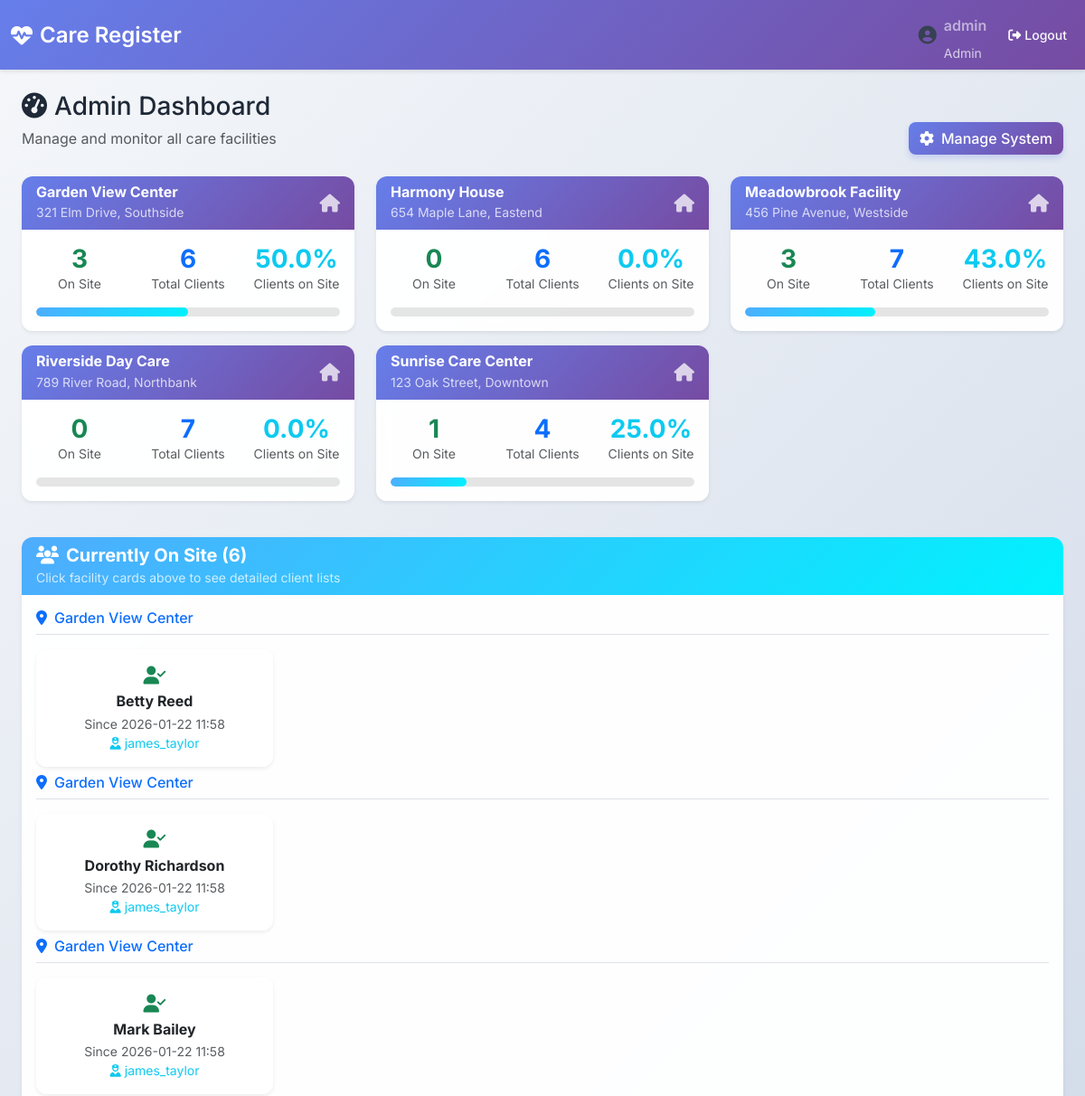
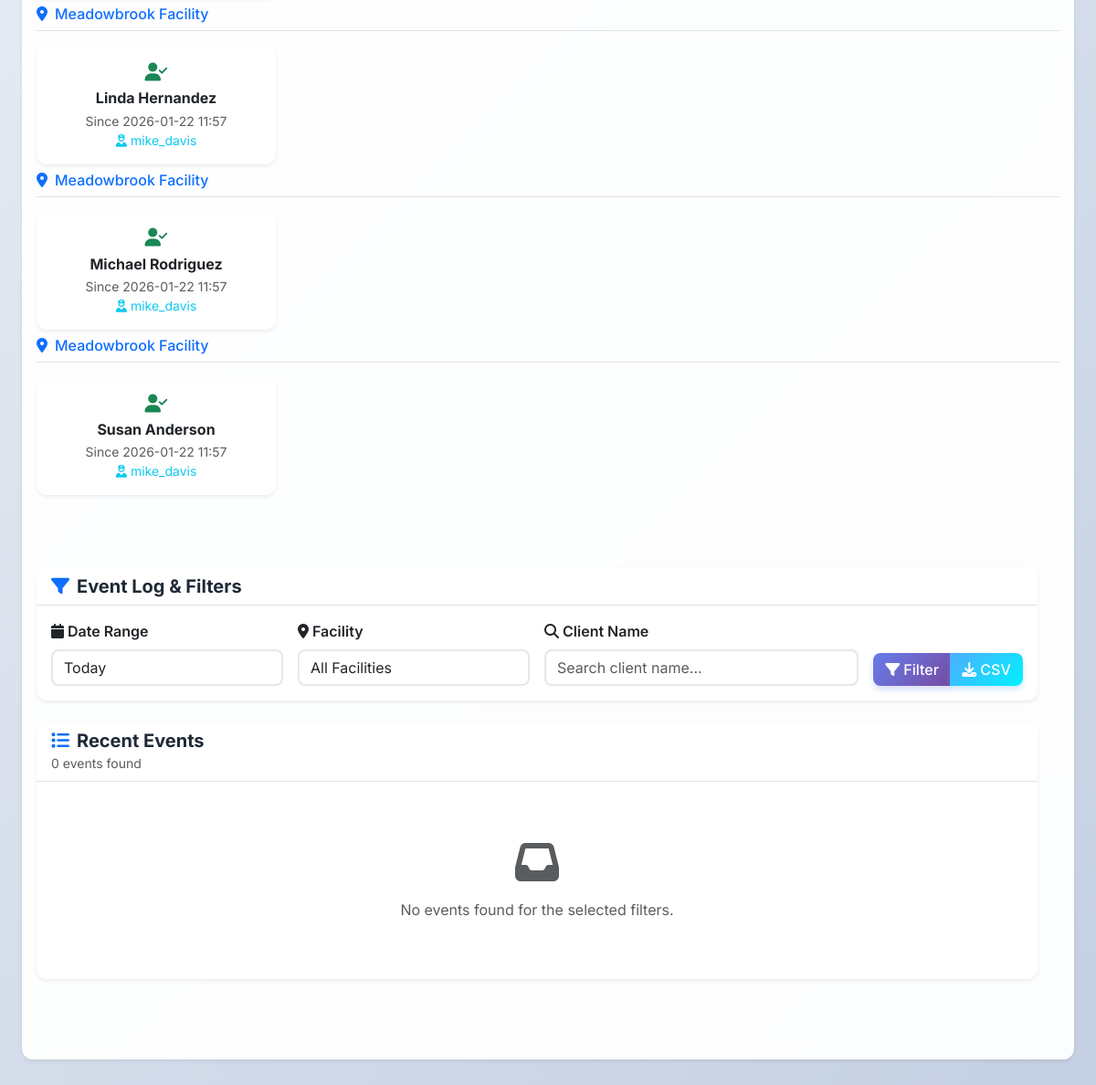
The page /admin (signed in) on the database its author committed (2 pictures, top to bottom).
### tables this page shows
CREATE TABLE locations (
                id INTEGER PRIMARY KEY AUTOINCREMENT,
                name TEXT NOT NULL,
                address TEXT
            );

CREATE TABLE patients (
                id INTEGER PRIMARY KEY AUTOINCREMENT,
                name TEXT NOT NULL
            , location_id INTEGER, primary_carer_id INTEGER);

### app.py (the view)
    def wrapper(*args, **kwargs):
        if 'user_id' not in session:
            return redirect(url_for('login'))
        if session.get('role') != 'admin':
            flash('Admin access required', 'error')
            return redirect(url_for('login'))
        return f(*args, **kwargs)

### templates/admin.html (shortened to what this page needs)
{% extends "base.html" %}
{% block content %}
<div class="container-fluid">
    <div class="row mb-4">
        <div class="col-12">
            <h1 class="h3 mb-0 text-gray-800">
                <i class="fas fa-tachometer-alt me-2"></i>Admin Dashboard
            </h1>
            <div class="d-flex justify-content-between align-items-center">
                <p class="text-muted mb-0">Manage and monitor all care facilities</p>
                <button class="btn btn-primary" data-bs-toggle="modal" data-bs-target="#managementModal">
                    <i class="fas fa-cog me-2"></i>Manage System
                </button>
            </div>
        </div>
    </div>
    <div class="row mb-4">
        {% for location in location_stats %}
        <div class="col-xl-4 col-lg-6 mb-3">
            <div class="card border-0 shadow-sm h-100">
                <div class="card-header bg-gradient-primary text-white border-0">
                    <div class="d-flex justify-content-between align-items-center">
                        <div>
                            <h6 class="mb-0 fw-bold">{{ location.name }}</h6>
                            <small class="opacity-75">{{ location.address }}</small>
                        </div>
                        <i class="fas fa-home fa-lg opacity-75"></i>
                    </div>
                </div>
                <div class="card-body">
                    <div class="row text-center">
                        <div class="col-4">
                            <button class="btn btn-link p-0 text-decoration-none"
                                    onclick="showPatientsModal('{{ location.name }}', {{ location.id }})"
                                    title="Click to see who is on site">
                                <h3 class="text-success mb-0 fw-bold">{{ location.patients_on_site }}</h3>
                            </button>
                            <small class="text-muted d-block">On Site</small>
                        </div>
                        <div class="col-4">
                            <button class="btn btn-link p-0 text-decoration-none"
                                    onclick="showAllPatientsModal('{{ location.name }}', {{ location.id }})"
                                    title="Click to see all registered clients">
                                <h3 class="text-primary mb-0 fw-bold">{{ location.registered_patients }}</h3>
                            </button>
                            <small class="text-muted d-block">Total Clients</small>
                        </div>
                        <div class="col-4">
                            <h3 class="text-info mb-0 fw-bold">
                                {{ ((location.patients_on_site / location.registered_patients * 100) if location.registered_patients > 0 else 0) | round }}%
                            </h3>
                            <small class="text-muted d-block">Clients on Site</small>
                        </div>
                    </div>
                    <div class="progress mt-3" style="height: 10px;">
                        <div class="progress-bar bg-gradient-success" role="progressbar"
                             style="width: {{ ((location.patients_on_site / location.registered_patients * 100) if location.registered_patients > 0 else 0) }}%">
                        </div>
                    </div>
                </div>
            </div>
        </div>
        {% endfor %}
    </div>
    <div class="row mb-4">
        <div class="col-12">
            <div class="card border-0 shadow-sm">
                <div class="card-header bg-gradient-success text-white border-0">
                    <h5 class="mb-0 fw-bold">
                        <i class="fas fa-users me-2"></i>Currently On Site ({{ currently_on_site|length }})
                    </h5>
                    <small class="opacity-75">Click facility cards above to see detailed client lists</small>
                </div>
                <div class="card-body">
                    {% if currently_on_site %}
                    {% set current_location = '' %}
                    {% for patient in currently_on_site %}
                        {% if patient.location_name != current_location %}
                            <div class="mb-4">
                                <h6 class="text-primary mb-3 border-bottom pb-2">
                                    <i class="fas fa-map-marker-alt me-2"></i>{{ patient.location_name }}
                                </h6>
                                <div class="row">
                            {% set current_location = patient.location_name %}
                        {% endif %}
                        <div class="col-md-4 col-lg-3 mb-2">
                            <div class="card border-success">
                                <div class="card-body text-center p-3">
                                    <div class="mb-2">
                                        <i class="fas fa-user-check text-success fa-lg"></i>
                                    </div>
                                    <h6 class="mb-1 fw-bold">{{ patient.patient_name }}</h6>
                                    <small class="text-muted d-block">Since {{ patient.ts_utc[:16] }}</small>
                                    <small class="text-info d-block">
                                        <i class="fas fa-user-nurse me-1"></i>{{ patient.primary_carer }}
                                    </small>
                                </div>
                            </div>
                        </div>
                    {% endfor %}
                    </div></div>
                    {% else %}
                    <div class="text-center py-4">
                        <i class="fas fa-user-clock fa-3x text-muted mb-3"></i>
                        <p class="text-muted mb-0">No clients currently on site.</p>
                    </div>
                    {% endif %}
                </div>
            </div>
        </div>
    </div>
    <div class="row mb-4">
        <div class="col-12">
            <div class="card border-0 shadow-sm">
                <div class="card-header bg-white border-bottom">
                    <h5 class="mb-0 fw-bold text-gray-800">
                        <i class="fas fa-filter me-2 text-primary"></i>Event Log & Filters
                    </h5>
                </div>
                <div class="card-body">
                    <form method="GET" class="row g-3">
                        <div class="col-md-3">
                            <label for="date_filter" class="form-label fw-semibold">
                                <i class="fas fa-calendar me-1"></i>Date Range
                            </label>
                            <select class="form-select" id="date_filter" name="date_filter">
                                <option value="today" {{ 'selected' if date_filter == 'today' }}>Today</option>
                            </select>
                        </div>
                        <div class="col-md-3">
                            <label for="location_filter" class="form-label fw-semibold">
                                <i class="fas fa-map-marker-alt me-1"></i>Facility
                            </label>
                            <select class="form-select" id="location_filter" name="location_filter">
                                <option value="">All Facilities</option>
                            </select>
                        </div>
                        <div class="col-md-4">
                            <label for="patient_search" class="form-label fw-semibold">
                                <i class="fas fa-search me-1"></i>Client Name
                            </label>
                            <input type="text" class="form-control" id="patient_search" name="patient_search"
                                   value="{{ patient_search }}" placeholder="Search client name...">
                        </div>
                        <div class="col-md-2 d-flex align-items-end">
                            <div class="btn-group w-100" role="group">
                                <button type="submit" class="btn btn-primary">
                                    <i class="fas fa-filter me-1"></i>Filter
                                </button>
                                <a href="{{ url_for('export_csv', date_filter=date_filter, patient_search=patient_search, location_filter=location_filter) }}"
                                   class="btn btn-success">
                                    <i class="fas fa-download me-1"></i>CSV
                                </a>
                            </div>
                        </div>
                    </form>
                </div>
            </div>
        </div>
    </div>
    <div class="row">
        <div class="col-12">
            <div class="card border-0 shadow-sm">
                <div class="card-header bg-white border-bottom">
                    <div class="d-flex justify-content-between align-items-center">
                        <div>
                            <h5 class="mb-0 fw-bold text-gray-800">
                                <i class="fas fa-list me-2 text-primary"></i>Recent Events
                            </h5>
                            <small class="text-muted">{{ recent_events|length }} events found</small>
                        </div>
                    </div>
                </div>
                <div class="card-body">
                    {% if recent_events %}
                    <div class="table-responsive">
                        <table class="table table-hover align-middle">
                            <thead class="table-light">
                                <tr>
                                    <th class="fw-bold">
                                        <i class="fas fa-clock me-1"></i>Time
                                    </th>
                                    <th class="fw-bold">
                                        <i class="fas fa-user me-1"></i>Client
                                    </th>
                                    <th class="fw-bold">
                                        <i class="fas fa-map-marker-alt me-1"></i>Facility
                                    </th>
                                    <th class="fw-bold">
                                        <i class="fas fa-exchange-alt me-1"></i>Event
                                    </th>
                                    <th class="fw-bold">Left With</th>
                                    <th class="fw-bold">Transport</th>
                                    <th class="fw-bold">Notes</th>
                                    <th class="fw-bold">
                                        <i class="fas fa-user-nurse me-1"></i>Carer
                                    </th>
                                </tr>
                            </thead>
                            <tbody>
                                {% for event in recent_events %}
                                <tr>
                                    <td>
                                        <small class="text-muted">{{ event.ts_utc[:16] }}</small>
                                    </td>
                                    <td class="fw-semibold">{{ event.patient_name }}</td>
                                    <td>
                                        <small class="text-muted">{{ event.location_name }}</small>
                                    </td>
                                    <td>
                                        <span class="badge bg-{{ 'success' if event.event_type == 'ARRIVED' else 'warning' }} px-3 py-2">
                                            <i class="fas fa-{{ 'sign-in-alt' if event.event_type == 'ARRIVED' else 'sign-out-alt' }} me-1"></i>
                                            {{ event.event_type }}
                                        </span>
                                    </td>
                                    <td>{{ event.left_with or '' }}</td>
                                    <td>{{ event.transport_mode or '' }}</td>
                                    <td>
                                        {% if event.notes %}
                                        <span title="{{ event.notes }}" class="text-truncate d-inline-block" style="max-width: 150px;">
                                            {{ event.notes[:30] }}{% if event.notes|length > 30 %}...{% endif %}
                                        </span>
                                        {% endif %}
                                    </td>
                                    <td>
                                        <small class="text-info">{{ event.carer_name }}</small>
                                    </td>
                                </tr>
                                {% endfor %}
                            </tbody>
                        </table>
                    </div>
                    {% else %}
                    <div class="text-center py-5">
                        <i class="fas fa-inbox fa-3x text-muted mb-3"></i>
                        <p class="text-muted mb-0">No events found for the selected filters.</p>
                    </div>
                    {% endif %}
                </div>
            </div>
        </div>
    </div>
</div>
{% endblock %}

### templates/base.html (shortened to what this page needs)
<!DOCTYPE html>
<html lang="en">
<head>
    <link href="https://cdn.jsdelivr.net/npm/bootstrap@5.3.2/dist/css/bootstrap.min.css" rel="stylesheet">
    <link rel="stylesheet" href="https://cdnjs.cloudflare.com/ajax/libs/font-awesome/6.4.0/css/all.min.css">
</head>
<body>
    <nav class="navbar navbar-expand-lg navbar-dark">
        <div class="container-fluid">
            <a class="navbar-brand d-flex align-items-center" href="/">
                <i class="fas fa-heart-pulse me-2"></i>
                Care Register
            </a>
            {% if session.user_id %}
            <div class="navbar-nav ms-auto d-flex align-items-center">
                <div class="d-flex align-items-center me-3">
                    <div class="me-2">
                        <i class="fas fa-user-circle fa-lg"></i>
                    </div>
                    <div class="d-flex flex-column">
                        <span class="navbar-text mb-0 fw-semibold">{{ session.username }}</span>
                        <small class="text-light opacity-75">{{ session.role|title }}</small>
                    </div>
                </div>
                <a class="btn btn-outline-light btn-sm" href="{{ url_for('logout') }}">
                    <i class="fas fa-sign-out-alt me-1"></i>Logout
                </a>
            </div>
            {% endif %}
        </div>
    </nav>
    <div class="container-fluid mt-4 pb-5">
        {% block content %}{% endblock %}
    </div>
</body>
</html>

### rows shown on the page
locations: name "Garden View Center", address "321 Elm Drive, Southside", patients_on_site "3", registered_patients "6", patients_on_site "50.0"
locations: name "Harmony House", address "654 Maple Lane, Eastend", patients_on_site "0", registered_patients "6", patients_on_site "0.0"
locations: name "Meadowbrook Facility", address "456 Pine Avenue, Westside", patients_on_site "3", registered_patients "7", patients_on_site "43.0"
locations: name "Riverside Day Care", address "789 River Road, Northbank", patients_on_site "0", registered_patients "7", patients_on_site "0.0"
locations: name "Sunrise Care Center", address "123 Oak Street, Downtown", patients_on_site "1", registered_patients "4", patients_on_site "25.0"
patients: location_name "Garden View Center", patient_name "Betty Reed", ts_utc "2026-01-22 11:58", primary_carer "james_taylor"
patients: location_name "Garden View Center", patient_name "Dorothy Richardson", ts_utc "2026-01-22 11:58", primary_carer "james_taylor"
patients: location_name "Garden View Center", patient_name "Mark Bailey", ts_utc "2026-01-22 11:58", primary_carer "james_taylor"
patients: location_name "Meadowbrook Facility", patient_name "Linda Hernandez", ts_utc "2026-01-22 11:57", primary_carer "mike_davis"
patients: location_name "Meadowbrook Facility", patient_name "Michael Rodriguez", ts_utc "2026-01-22 11:57", primary_carer "mike_davis"
patients: location_name "Meadowbrook Facility", patient_name "Susan Anderson", ts_utc "2026-01-22 11:57", primary_carer "mike_davis"

### other values the page prints
{{ session.username }} "admin"
{{ session.role|title }} "Admin"
{{ currently_on_site|length }} "6"
{{ recent_events|length }} "0"
